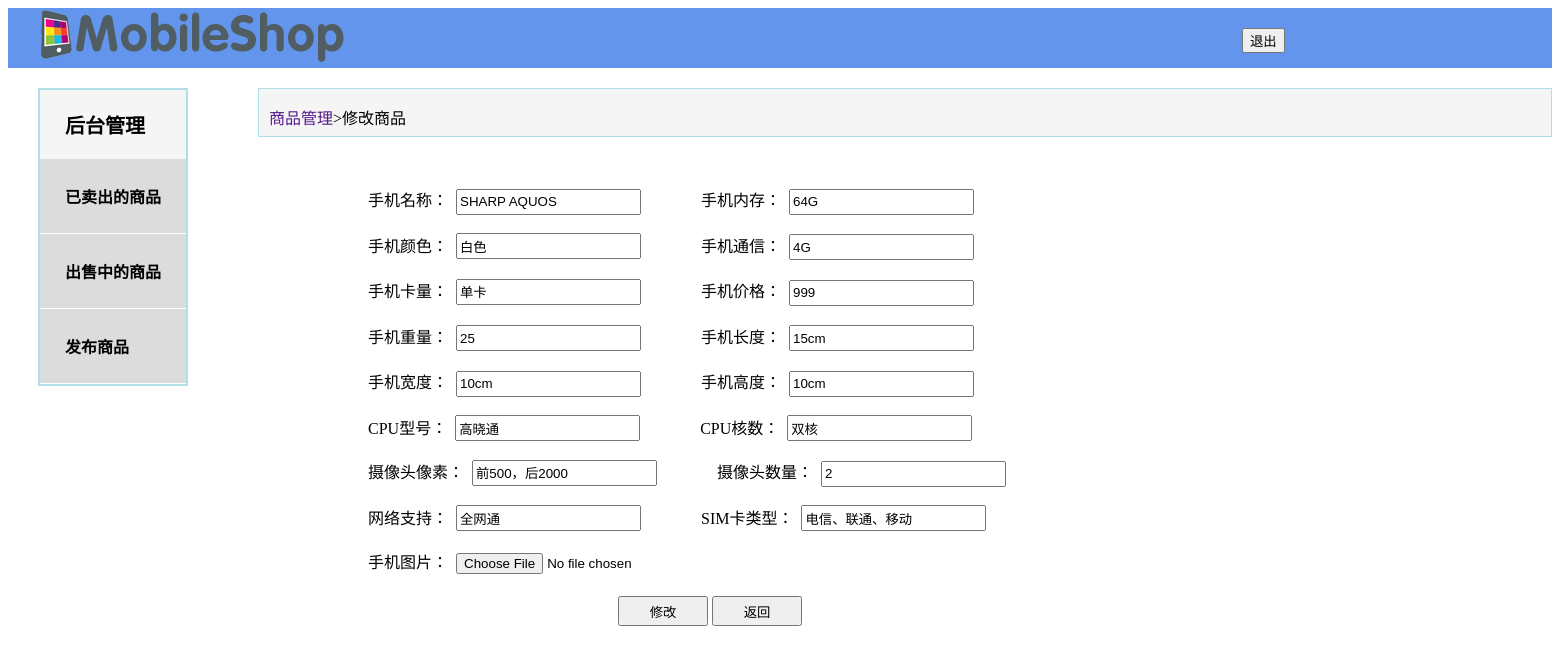
/jingtaiyemian/modityproduct.php?id=28 (signed in), run on the app's committed database.
### tables this page shows
CREATE TABLE `goods` (
  `id` int(11) NOT NULL,
  `phonename` varchar(11) NOT NULL COMMENT '手机名称',
  `changp` varchar(50) NOT NULL COMMENT '手机内存',
  `color` varchar(20) NOT NULL COMMENT '手机颜色',
  `kucun` varchar(11) NOT NULL COMMENT '手机通信',
  `shuliang` text NOT NULL COMMENT '手机卡量',
  `jiage` varchar(11) NOT NULL COMMENT '手机价格',
  `tupian` varchar(100) NOT NULL COMMENT '手机图片',
  `weight` varchar(23) NOT NULL,
  `length` varchar(23) NOT NULL,
  `width` varchar(23) NOT NULL,
  `height` varchar(23) NOT NULL,
  `xh` varchar(30) NOT NULL,
  `hs` varchar(30) NOT NULL,
  `xs` varchar(30) NOT NULL,
  `sxtsk` varchar(30) NOT NULL,
  `wlzc` varchar(30) NOT NULL,
  `sim` varchar(30) NOT NULL
);

### jingtaiyemian/modityproduct.php (the view, shortened to what this page needs)
 <?php
include "../control/sql.php";
$id =$_GET['id'];
$sql="select * from goods where id = '$id'";
$result = mysqli_query($link,$sql);
$row=mysqli_fetch_array($result)
?>
<!DOCTYPE html>
<html lang="en">
<head>
<html>
<link rel="stylesheet" href="css/loginTest.css">
<head>
</head>
<body>
	<div>
		<div id="tu">
			<img src="logo.png" />
		</div>
		<div id="tou">
			<p>
	            <form method="post" style="position:relative;left:830px; top:20px;">
	                <input type="submit" name="button" value="退出" />
	            </form>
            </p >
		</div>
	</div>
	<div id="quanju">
		<nav>
		<div id="daohang">
			<h2 id="tupian">
				<p>后台管理</p>
			</h2>
			<li><a href="maichu.php">已卖出的商品</a></li>
			<li><a href="chushou.php">出售中的商品</a></li>
            <li><a href="fabushangping.php">发布商品</a></li>
		</nav>
	</div>
	<div id="lie">
		<p>
			<a href="" style="text-decoration: none;">商品管理<a>>修改商品
		</p>
	</div>
	<form action="../control/product_modify.php" id="form1" method="post" enctype="multipart/form-data">
		手机名称：&nbsp <input type="text" style="height: 20px;" name="phonename" value="<?php echo $row['phonename'];?>">
        &nbsp &nbsp &nbsp &nbsp &nbsp &nbsp &nbsp
        手机内存：&nbsp <input type="text" style="height: 20px;" name="changp" value="<?php echo $row['changp'];?>">
        <br>
		<br>
        手机颜色：&nbsp <input type="text" style="height: 20px;" name="color" value="<?php echo $row['color'];?>">
        &nbsp &nbsp &nbsp &nbsp &nbsp &nbsp &nbsp
        手机通信：&nbsp <input type="text" style="height: 20px;" name="kucun" value="<?php echo $row['kucun'];?>">
		<br>
        <br>
        手机卡量：&nbsp <input type="text" style="height: 20px;" name="shuliang" value="<?php echo $row['shuliang'];?>">
        &nbsp &nbsp &nbsp &nbsp &nbsp &nbsp &nbsp
        手机价格：&nbsp <input type="text" style="height: 20px;" name="jiage" value="<?php echo $row['jiage'];?>">
		<br>
		<br>
		手机重量：&nbsp <input type="text" style="height: 20px;" name="weight" value="<?php echo $row['weight'];?>">
        &nbsp &nbsp &nbsp &nbsp &nbsp &nbsp &nbsp
        手机长度：&nbsp <input type="text" style="height: 20px;" name="length" value="<?php echo $row['length'];?>">
        <br>
		<br>
		手机宽度：&nbsp <input type="text" style="height: 20px;" name="width" value="<?php echo $row['width'];?>">
        &nbsp &nbsp &nbsp &nbsp &nbsp &nbsp &nbsp
        手机高度：&nbsp <input type="text" style="height: 20px;" name="height" value="<?php echo $row['height'];?>">
        <br>
		<br>
		CPU型号：&nbsp <input type="text" style="height: 20px;" name="xh" value="<?php echo $row['xh'];?>">
        &nbsp &nbsp &nbsp &nbsp &nbsp &nbsp &nbsp
        CPU核数：&nbsp <input type="text" style="height: 20px;" name="hs" value="<?php echo $row['hs'];?>">
        <br>
		<br>
		摄像头像素：&nbsp <input type="text" style="height: 20px;" name="xs" value="<?php echo $row['xs'];?>">
        &nbsp &nbsp &nbsp &nbsp &nbsp &nbsp &nbsp
        摄像头数量：&nbsp <input type="text" style="height: 20px;" name="sxtsk" value="<?php echo $row['sxtsk'];?>">
        <br>
		<br>
		网络支持：&nbsp <input type="text" style="height: 20px;" name="wlzc" value="<?php echo $row['wlzc'];?>">
        &nbsp &nbsp &nbsp &nbsp &nbsp &nbsp &nbsp
        SIM卡类型：&nbsp <input type="text" style="height: 20px;" name="sim" value="<?php echo $row['sim'];?>">
		<br>
		<br>
		手机图片：&nbsp <input type="file" style="height: 27px;" name="tupian" value="<?php echo $row['tupian'];?>">
		<br>
        <p id="tupian5">
		<input type="submit" name="dosubmit" id="tan" style="width: 90px; height: 30px;" value="修改">
		<input type="submit" name="sb" id="tan" style="width: 90px; height: 30px;" value="返回" onclick="history.go(-1)">
		</p>
	</form>
</body>
</html>

### jingtaiyemian/css/loginTest.css (style rules this page uses)
#tou { background: cornflowerblue; height: 60px; }
#tou p { float: right; text-decoration: none; margin-top: 5px; margin-right: 15px; }
#tu { float: left; margin-left: 30px; }
#tou p { padding-top: 18px; padding-left: 260px; }
nav { float: left; width: 150px; }
nav a { text-decoration: none; display: block; padding: 25px; margin-right: 0; color: #093; font-weight: bold; background-color: #DCDCDC; border-bottom: 1PX solid #ffffff; }
nav li { list-style-type: none; }
nav a:link { color: black; }
#quanju { margin-top: 20px; margin-left: 30px; }
#daohang { background: whitesmoke; border: 2px solid powderblue; }
#lie { padding-left: 10px; background: whitesmoke; padding-bottom: 7px; border: 1px solid #B0E0E6; margin-left: 250px; height: 40px; }
#form1 { margin-top: 50px; margin-left: 360px; }
h2 { font-size: 20px; }
#tupian { background-image: url(../img/jygl.png); background-repeat: no-repeat; background-position: left 0; }
#tupian p { padding-left: 25px; }
#tupian5 { padding-left: 250px; }

### data on the page
goods: phonename "SHARP AQUOS", changp "64G", color "白色", kucun "4G", shuliang "单卡", jiage "999", weight "25", length "15cm", width "10cm", height "10cm", xh "高晓通", hs "双核", xs "前500，后2000", sxtsk "2", wlzc "全网通", sim "电信、联通、移动"
